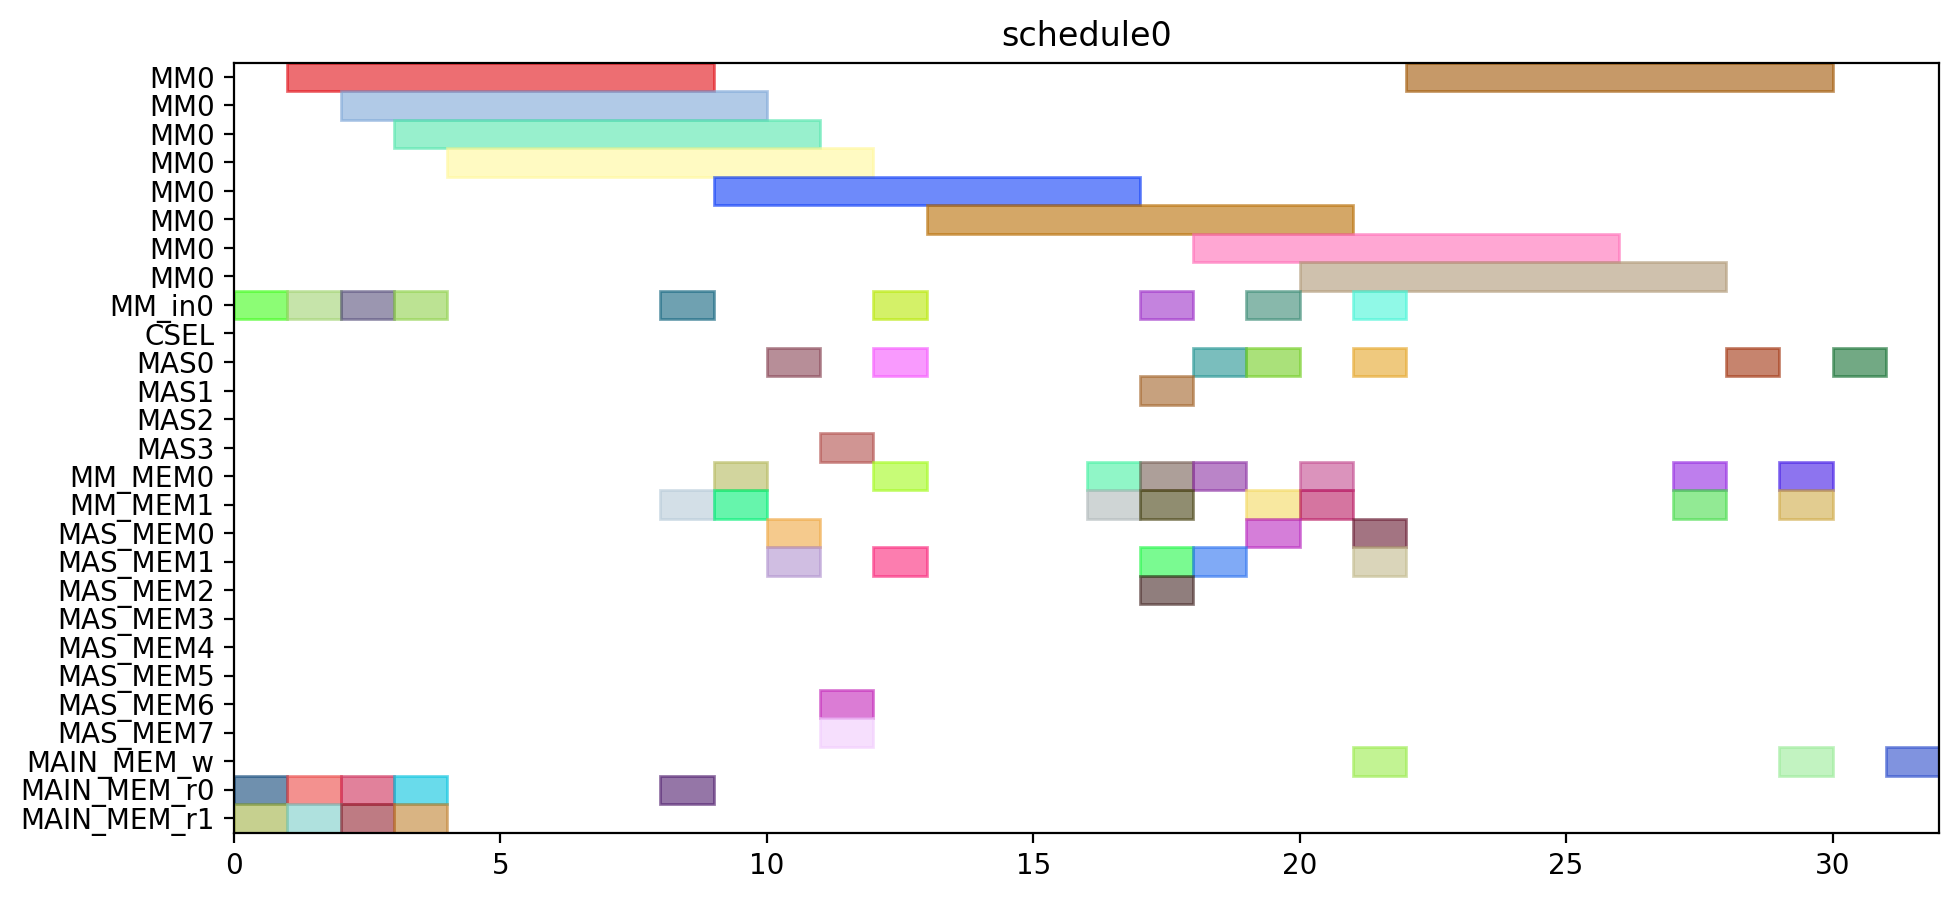

Generate this figure with Python:
from pyschedule import Scenario, solvers, plotters, alt


def solve():
	horizon = 120
	S = Scenario("schedule0", horizon=horizon)

	# resource
	MM = S.Resources('MM', num=1, size=8)
	MM_in = S.Resources('MM_in', num=1)
	CSEL = S.Resource('CSEL')
	MAS = S.Resources('MAS', num=4, size=1, periods=range(1, horizon))
	MM_MEM = S.Resources('MM_MEM', num=2)
	MAS_MEM = S.Resources('MAS_MEM', num=8)
	MAIN_MEM_w = S.Resource('MAIN_MEM_w', size=1)
	MAIN_MEM_r = S.Resources('MAIN_MEM_r', num=2)

	# result of previous scheduling

	# new tasks
	t0 = S.Task('t0', length=8, delay_cost=1)
	t0 += alt(MM)
	t0_in = S.Task('t0_in', length=1, delay_cost=1)
	t0_in += alt(MM_in)
	S += t0_in*MM_in[0]<=t0*MM[0]
	t0_mem0 = S.Task('t0_mem0', length=1, delay_cost=1)
	t0_mem0 += MAIN_MEM_r[0]
	S += t0_mem0 <= t0

	t0_mem1 = S.Task('t0_mem1', length=1, delay_cost=1)
	t0_mem1 += MAIN_MEM_r[1]
	S += t0_mem1 <= t0

	t3 = S.Task('t3', length=8, delay_cost=1)
	t3 += alt(MM)
	t3_in = S.Task('t3_in', length=1, delay_cost=1)
	t3_in += alt(MM_in)
	S += t3_in*MM_in[0]<=t3*MM[0]
	t3_mem0 = S.Task('t3_mem0', length=1, delay_cost=1)
	t3_mem0 += MAIN_MEM_r[0]
	S += t3_mem0 <= t3

	t3_mem1 = S.Task('t3_mem1', length=1, delay_cost=1)
	t3_mem1 += MAIN_MEM_r[1]
	S += t3_mem1 <= t3

	t1 = S.Task('t1', length=8, delay_cost=1)
	t1 += alt(MM)
	t1_in = S.Task('t1_in', length=1, delay_cost=1)
	t1_in += alt(MM_in)
	S += t1_in*MM_in[0]<=t1*MM[0]
	t1_mem0 = S.Task('t1_mem0', length=1, delay_cost=1)
	t1_mem0 += MAIN_MEM_r[0]
	S += t1_mem0 <= t1

	t1_mem1 = S.Task('t1_mem1', length=1, delay_cost=1)
	t1_mem1 += MAIN_MEM_r[1]
	S += t1_mem1 <= t1

	t2 = S.Task('t2', length=8, delay_cost=1)
	t2 += alt(MM)
	t2_in = S.Task('t2_in', length=1, delay_cost=1)
	t2_in += alt(MM_in)
	S += t2_in*MM_in[0]<=t2*MM[0]
	t2_mem0 = S.Task('t2_mem0', length=1, delay_cost=1)
	t2_mem0 += MAIN_MEM_r[0]
	S += t2_mem0 <= t2

	t2_mem1 = S.Task('t2_mem1', length=1, delay_cost=1)
	t2_mem1 += MAIN_MEM_r[1]
	S += t2_mem1 <= t2

	t4 = S.Task('t4', length=8, delay_cost=1)
	t4 += alt(MM)
	t4_in = S.Task('t4_in', length=1, delay_cost=1)
	t4_in += alt(MM_in)
	S += t4_in*MM_in[0]<=t4*MM[0]
	t4_mem0 = S.Task('t4_mem0', length=1, delay_cost=1)
	t4_mem0 += MAIN_MEM_r[0]
	S += t4_mem0 <= t4

	t4_mem1 = S.Task('t4_mem1', length=1, delay_cost=1)
	t4_mem1 += alt(MM_MEM)
	S += (t2*MM[0])-1 < t4_mem1*MM_MEM[1]
	S += t4_mem1 <= t4

	t5 = S.Task('t5', length=1, delay_cost=1)
	t5 += alt(MAS)
	t5_mem0 = S.Task('t5_mem0', length=1, delay_cost=1)
	t5_mem0 += alt(MM_MEM)
	S += (t0*MM[0])-1 < t5_mem0*MM_MEM[0]
	S += t5_mem0 <= t5

	t5_mem1 = S.Task('t5_mem1', length=1, delay_cost=1)
	t5_mem1 += alt(MM_MEM)
	S += (t0*MM[0])-1 < t5_mem1*MM_MEM[1]
	S += t5_mem1 <= t5

	t6 = S.Task('t6', length=1, delay_cost=1)
	t6 += alt(MAS)
	t6_mem0 = S.Task('t6_mem0', length=1, delay_cost=1)
	t6_mem0 += alt(MAS_MEM)
	S += (t5*MAS[0])-1 < t6_mem0*MAS_MEM[0]
	S += (t5*MAS[1])-1 < t6_mem0*MAS_MEM[2]
	S += (t5*MAS[2])-1 < t6_mem0*MAS_MEM[4]
	S += (t5*MAS[3])-1 < t6_mem0*MAS_MEM[6]
	S += t6_mem0 <= t6

	t6_mem1 = S.Task('t6_mem1', length=1, delay_cost=1)
	t6_mem1 += alt(MAS_MEM)
	S += (t5*MAS[0])-1 < t6_mem1*MAS_MEM[1]
	S += (t5*MAS[1])-1 < t6_mem1*MAS_MEM[3]
	S += (t5*MAS[2])-1 < t6_mem1*MAS_MEM[5]
	S += (t5*MAS[3])-1 < t6_mem1*MAS_MEM[7]
	S += t6_mem1 <= t6

	t9 = S.Task('t9', length=1, delay_cost=1)
	t9 += alt(MAS)
	t9_mem0 = S.Task('t9_mem0', length=1, delay_cost=1)
	t9_mem0 += alt(MM_MEM)
	S += (t0*MM[0])-1 < t9_mem0*MM_MEM[0]
	S += t9_mem0 <= t9

	t9_mem1 = S.Task('t9_mem1', length=1, delay_cost=1)
	t9_mem1 += alt(MM_MEM)
	S += (t4*MM[0])-1 < t9_mem1*MM_MEM[1]
	S += t9_mem1 <= t9

	t10 = S.Task('t10', length=1, delay_cost=1)
	t10 += alt(MAS)
	t10_mem0 = S.Task('t10_mem0', length=1, delay_cost=1)
	t10_mem0 += alt(MM_MEM)
	S += (t4*MM[0])-1 < t10_mem0*MM_MEM[0]
	S += t10_mem0 <= t10

	t10_mem1 = S.Task('t10_mem1', length=1, delay_cost=1)
	t10_mem1 += alt(MM_MEM)
	S += (t4*MM[0])-1 < t10_mem1*MM_MEM[1]
	S += t10_mem1 <= t10

	t7 = S.Task('t7', length=1, delay_cost=1)
	t7 += alt(MAS)
	t7_mem0 = S.Task('t7_mem0', length=1, delay_cost=1)
	t7_mem0 += alt(MAS_MEM)
	S += (t6*MAS[0])-1 < t7_mem0*MAS_MEM[0]
	S += (t6*MAS[1])-1 < t7_mem0*MAS_MEM[2]
	S += (t6*MAS[2])-1 < t7_mem0*MAS_MEM[4]
	S += (t6*MAS[3])-1 < t7_mem0*MAS_MEM[6]
	S += t7_mem0 <= t7

	t7_mem1 = S.Task('t7_mem1', length=1, delay_cost=1)
	t7_mem1 += alt(MAS_MEM)
	S += (t6*MAS[0])-1 < t7_mem1*MAS_MEM[1]
	S += (t6*MAS[1])-1 < t7_mem1*MAS_MEM[3]
	S += (t6*MAS[2])-1 < t7_mem1*MAS_MEM[5]
	S += (t6*MAS[3])-1 < t7_mem1*MAS_MEM[7]
	S += t7_mem1 <= t7

	t11 = S.Task('t11', length=1, delay_cost=1)
	t11 += alt(MAS)
	t11_mem0 = S.Task('t11_mem0', length=1, delay_cost=1)
	t11_mem0 += alt(MAS_MEM)
	S += (t10*MAS[0])-1 < t11_mem0*MAS_MEM[0]
	S += (t10*MAS[1])-1 < t11_mem0*MAS_MEM[2]
	S += (t10*MAS[2])-1 < t11_mem0*MAS_MEM[4]
	S += (t10*MAS[3])-1 < t11_mem0*MAS_MEM[6]
	S += t11_mem0 <= t11

	t11_mem1 = S.Task('t11_mem1', length=1, delay_cost=1)
	t11_mem1 += alt(MM_MEM)
	S += (t4*MM[0])-1 < t11_mem1*MM_MEM[1]
	S += t11_mem1 <= t11

	t8 = S.Task('t8', length=8, delay_cost=1)
	t8 += alt(MM)
	t8_in = S.Task('t8_in', length=1, delay_cost=1)
	t8_in += alt(MM_in)
	S += t8_in*MM_in[0]<=t8*MM[0]
	t8_mem0 = S.Task('t8_mem0', length=1, delay_cost=1)
	t8_mem0 += alt(MM_MEM)
	S += (t4*MM[0])-1 < t8_mem0*MM_MEM[0]
	S += t8_mem0 <= t8

	t8_mem1 = S.Task('t8_mem1', length=1, delay_cost=1)
	t8_mem1 += alt(MAS_MEM)
	S += (t7*MAS[0])-1 < t8_mem1*MAS_MEM[1]
	S += (t7*MAS[1])-1 < t8_mem1*MAS_MEM[3]
	S += (t7*MAS[2])-1 < t8_mem1*MAS_MEM[5]
	S += (t7*MAS[3])-1 < t8_mem1*MAS_MEM[7]
	S += t8_mem1 <= t8

	new_PZ = S.Task('new_PZ', length=8, delay_cost=1)
	new_PZ += alt(MM)
	new_PZ_in = S.Task('new_PZ_in', length=1, delay_cost=1)
	new_PZ_in += alt(MM_in)
	S += new_PZ_in*MM_in[0]<=new_PZ*MM[0]
	S += 0<new_PZ

	new_PZ_w = S.Task('new_PZ_w', length=1, delay_cost=1)
	new_PZ_w += alt(MAIN_MEM_w)
	S += new_PZ <= new_PZ_w

	new_PZ_mem0 = S.Task('new_PZ_mem0', length=1, delay_cost=1)
	new_PZ_mem0 += alt(MM_MEM)
	S += (t1*MM[0])-1 < new_PZ_mem0*MM_MEM[0]
	S += new_PZ_mem0 <= new_PZ

	new_PZ_mem1 = S.Task('new_PZ_mem1', length=1, delay_cost=1)
	new_PZ_mem1 += alt(MAS_MEM)
	S += (t7*MAS[0])-1 < new_PZ_mem1*MAS_MEM[1]
	S += (t7*MAS[1])-1 < new_PZ_mem1*MAS_MEM[3]
	S += (t7*MAS[2])-1 < new_PZ_mem1*MAS_MEM[5]
	S += (t7*MAS[3])-1 < new_PZ_mem1*MAS_MEM[7]
	S += new_PZ_mem1 <= new_PZ

	t12 = S.Task('t12', length=1, delay_cost=1)
	t12 += alt(MAS)
	t12_mem0 = S.Task('t12_mem0', length=1, delay_cost=1)
	t12_mem0 += alt(MM_MEM)
	S += (t0*MM[0])-1 < t12_mem0*MM_MEM[0]
	S += t12_mem0 <= t12

	t12_mem1 = S.Task('t12_mem1', length=1, delay_cost=1)
	t12_mem1 += alt(MAS_MEM)
	S += (t11*MAS[0])-1 < t12_mem1*MAS_MEM[1]
	S += (t11*MAS[1])-1 < t12_mem1*MAS_MEM[3]
	S += (t11*MAS[2])-1 < t12_mem1*MAS_MEM[5]
	S += (t11*MAS[3])-1 < t12_mem1*MAS_MEM[7]
	S += t12_mem1 <= t12

	t13 = S.Task('t13', length=8, delay_cost=1)
	t13 += alt(MM)
	t13_in = S.Task('t13_in', length=1, delay_cost=1)
	t13_in += alt(MM_in)
	S += t13_in*MM_in[0]<=t13*MM[0]
	t13_mem0 = S.Task('t13_mem0', length=1, delay_cost=1)
	t13_mem0 += alt(MAS_MEM)
	S += (t12*MAS[0])-1 < t13_mem0*MAS_MEM[0]
	S += (t12*MAS[1])-1 < t13_mem0*MAS_MEM[2]
	S += (t12*MAS[2])-1 < t13_mem0*MAS_MEM[4]
	S += (t12*MAS[3])-1 < t13_mem0*MAS_MEM[6]
	S += t13_mem0 <= t13

	t13_mem1 = S.Task('t13_mem1', length=1, delay_cost=1)
	t13_mem1 += alt(MAS_MEM)
	S += (t9*MAS[0])-1 < t13_mem1*MAS_MEM[1]
	S += (t9*MAS[1])-1 < t13_mem1*MAS_MEM[3]
	S += (t9*MAS[2])-1 < t13_mem1*MAS_MEM[5]
	S += (t9*MAS[3])-1 < t13_mem1*MAS_MEM[7]
	S += t13_mem1 <= t13

	t14 = S.Task('t14', length=8, delay_cost=1)
	t14 += alt(MM)
	t14_in = S.Task('t14_in', length=1, delay_cost=1)
	t14_in += alt(MM_in)
	S += t14_in*MM_in[0]<=t14*MM[0]
	t14_mem0 = S.Task('t14_mem0', length=1, delay_cost=1)
	t14_mem0 += alt(MAS_MEM)
	S += (t12*MAS[0])-1 < t14_mem0*MAS_MEM[0]
	S += (t12*MAS[1])-1 < t14_mem0*MAS_MEM[2]
	S += (t12*MAS[2])-1 < t14_mem0*MAS_MEM[4]
	S += (t12*MAS[3])-1 < t14_mem0*MAS_MEM[6]
	S += t14_mem0 <= t14

	t14_mem1 = S.Task('t14_mem1', length=1, delay_cost=1)
	t14_mem1 += alt(MM_MEM)
	S += (t3*MM[0])-1 < t14_mem1*MM_MEM[1]
	S += t14_mem1 <= t14

	new_PY = S.Task('new_PY', length=1, delay_cost=1)
	new_PY += alt(MAS)
	S += 0<new_PY

	new_PY_w = S.Task('new_PY_w', length=1, delay_cost=1)
	new_PY_w += alt(MAIN_MEM_w)
	S += new_PY <= new_PY_w

	new_PY_mem0 = S.Task('new_PY_mem0', length=1, delay_cost=1)
	new_PY_mem0 += alt(MM_MEM)
	S += (t8*MM[0])-1 < new_PY_mem0*MM_MEM[0]
	S += new_PY_mem0 <= new_PY

	new_PY_mem1 = S.Task('new_PY_mem1', length=1, delay_cost=1)
	new_PY_mem1 += alt(MM_MEM)
	S += (t13*MM[0])-1 < new_PY_mem1*MM_MEM[1]
	S += new_PY_mem1 <= new_PY

	new_PX = S.Task('new_PX', length=1, delay_cost=1)
	new_PX += alt(MAS)
	S += 0<new_PX

	new_PX_w = S.Task('new_PX_w', length=1, delay_cost=1)
	new_PX_w += alt(MAIN_MEM_w)
	S += new_PX <= new_PX_w

	new_PX_mem0 = S.Task('new_PX_mem0', length=1, delay_cost=1)
	new_PX_mem0 += alt(MM_MEM)
	S += (t14*MM[0])-1 < new_PX_mem0*MM_MEM[0]
	S += new_PX_mem0 <= new_PX

	new_PX_mem1 = S.Task('new_PX_mem1', length=1, delay_cost=1)
	new_PX_mem1 += alt(MM_MEM)
	S += (t14*MM[0])-1 < new_PX_mem1*MM_MEM[1]
	S += new_PX_mem1 <= new_PX

	solvers.mip.solve(S,msg=1,kind='CPLEX',ratio_gap=1.01)

	solution = [['hoge']*len(S.solution()[1]) for i in range(len(S.solution()))]
	for i in range(len(S.solution())):
		for j in range(len(S.solution()[i])):
			solution[i][j]=str(S.solution()[i][j])
	print(solution)

	cycles = int(solution[-1][3])

	pic_file_name = "/home/mfukuda/ABE/multiRAM_multiMAS_16mux/scheduling_result/stage8MM1_stage1MAS4/EP_DBL_A_0/schedule0.png"
	if(S.solution() != []):
		plotters.matplotlib.plot(S,img_filename=pic_file_name, show_task_labels=False, fig_size=(cycles*0.25+3, 5))

	return solution
